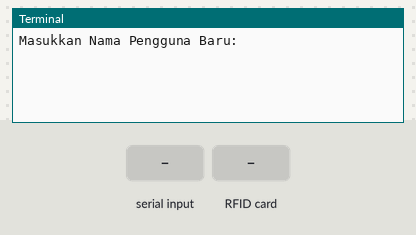
Bench run of a program on a simulated Raspberry Pi (header pin numbers). Parts: the last lines printed to the terminal. The test bench sets the inputs (shaded band). The clock reads 2024-03-15 10:24:30 at power-on unless the program sets it.

Above: at 1.2 s.
1.3 s: "1" typed at the terminal, then Enter
At 2.0 s:
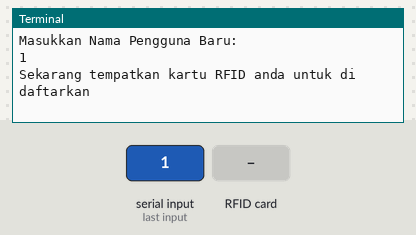
2.8 s: RFID card 5E 7A 19 C4 held to the reader
At 3.4 s:
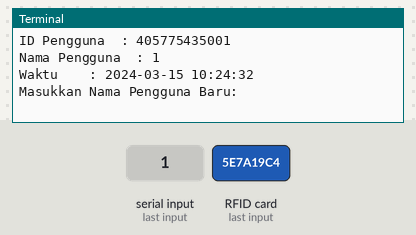

Measured:
- after the input at 1.3 s, the terminal: prints a new line at once (image 1)
- after the input at 2.8 s, the terminal: prints a new line after 0.07 s (image 2)

The program:

mendaftar_dan_menyimpan_data_sederhana.py
```python
import RPi.GPIO as io
from mfrc522 import SimpleMFRC522
import time
from datetime import datetime

#Membuat SimpleMFRC522 sebagai objek
membaca = SimpleMFRC522()


try:
    while True:
        text = input('Masukkan Nama Pengguna Baru: ')
        print("Sekarang tempatkan kartu RFID anda untuk di daftarkan")

        membaca.write(text)
        id, text = membaca.read()
        waktu_mendaftar = datetime.now().strftime("%Y-%m-%d %H:%M:%S")# waktu mendaftar saat ini

        print(f"ID Pengguna\t: {id}")
        print(f"Nama Pengguna\t: {text}")
        print(f"Waktu\t\t: {waktu_mendaftar}")

    #menyimpan data ke dalam file text
    with open ("/home/trash2cash/Documents/RFID/DataPendaftar/daftarpengguna_data.txt", "a") as file:
        file.write(f"\nID pengguna\t\t\t: {id}\nNama pengguna\t\t\t: {text}\nMelakukan scan pada waktu\t: {waktu_mendaftar}\n")
    print("Terdaftar")

finally:
    io.cleanup()
```
